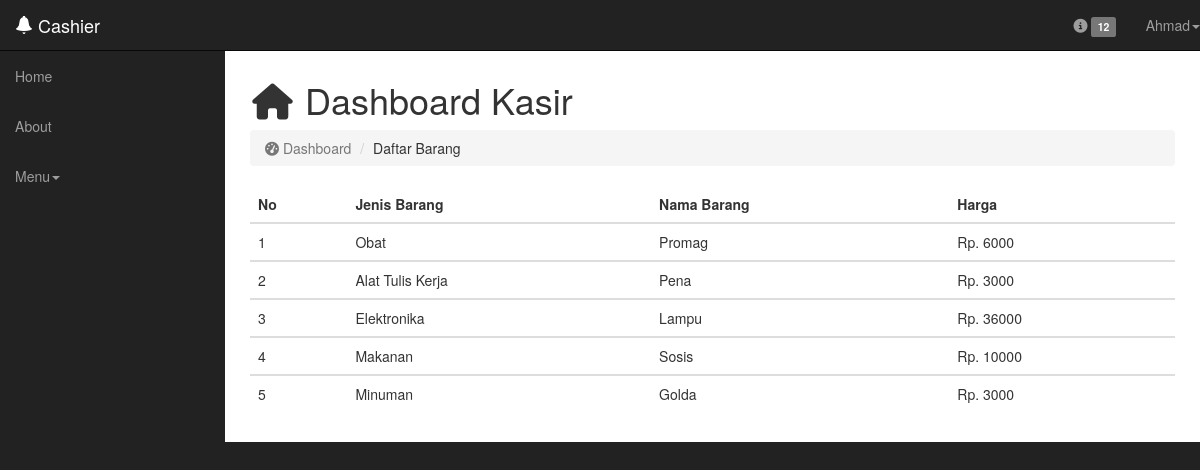
The page /daftar_barang.php (signed in) on the database its author committed.
### tables this page shows
CREATE TABLE `barang` (
  `idbarang` int(11) NOT NULL,
  `jenisbarang` varchar(32) NOT NULL,
  `namabarang` varchar(32) NOT NULL,
  `harga` varchar(32) NOT NULL
);

### daftar_barang.php (the view, shortened to what this page needs)
<!DOCTYPE html>
<html lang="en">
    <head>
        <link href="assets/css/bootstrap.min.css" rel="stylesheet">
         <link rel="stylesheet" href="assets/style.css">
        <link href="<?php echo $hostname;?>/assets/fonts/font-awesome/css/font-awesome.min.css" rel="stylesheet" type="text/css">
</head>
<body>
<div id="wrapper">
<nav class="navbar navbar-inverse navbar-fixed-top" role="navigation">
    <div class="navbar-header">
        <a class="navbar-brand" href="homepage.php"><span class="glyphicon glyphicon-bell"></span>  Cashier</a>
    </div>
    <ul class="nav navbar-nav navbar-right">
            <li class="message-preview"><a href="#"><i class="fa fa-info-circle"></i> <span class="label label-default">12</span></a></li>
            <li class="dropdown">
                <a aria-expanded="false" href="#" class="dropdown-toggle" data-toggle="dropdown"><?php
        		echo  $_SESSION['nama'];  ?><span class="caret"></span></a>
            </li>
        </ul>
    <div id="navbar" class="navbar-collapse collapse">
        <ul class="nav navbar-nav side-nav">
            <li><a href="homepage.php">Home</a></li>
            <li><a href="about.php">About</a></li>
            <li class="dropdown">
                <a aria-expanded="false" href="#" class="dropdown-toggle" data-toggle="dropdown">Menu<span class="caret"></span></a>
            </li>
        </ul>
    </div>
</nav>
        <div id="page-wrapper">
            <div class="container-fluid">
                <div class="row">
                    <div class="col-lg-12">
                        <h1>
                            <i class="fa fa-home fa-fw"></i> Dashboard Kasir
                        </h1>
                        <ol class="breadcrumb">
                            <li class="active">
                                <i class="fa fa-dashboard"></i> Dashboard
                            </li>
                            <li>Daftar Barang</li>
                        </ol>
                    </div>
                </div>
               <table class="table table-hover">
    <thead>
      <tr>
        <th>No</th>
        <th>Jenis Barang</th>
        <th>Nama Barang</th>
        <th>Harga</th>
      </tr>
    </thead>
    <?php
    include "koneksi.php";
    $sql="select * from barang order by idbarang desc";
    $hasil=mysqli_query($koneksi,$sql);
    $no=0;
    while ($data = mysqli_fetch_array($hasil)) {
    $no++;
    ?>
    <tbody>
           <tr>
        <td><?php echo $no;?></td>
        <td><?php echo $data["jenisbarang"]; ?></td>
        <td><?php echo $data["namabarang"];   ?></td>
        <td>Rp. <?php echo $data["harga"];   ?></td>
           </tr>
       </tbody>
    <?php
    }
    ?>
</table>
    </body>
</html>

### assets/style.css (style rules this page uses)
body { margin-top: 150px; background-color: #222; }
#wrapper { padding-left:0; }
#page-wrapper { width: 100%; padding: 0; background-color: #fff; }
@media (min-width:768px) { body { margin-top: 50px; } }
@media (min-width:768px) { #wrapper { padding-left: 225px; } }
@media (min-width:768px) { #page-wrapper { padding: 10px; } }
@media (min-width:768px) { .side-nav { position: fixed; top: 51px; left: 225px; bottom:0px; width: 225px; margin-left: -225px; border: none; border-radius: 0; overflow-y: auto; background-color: #222; } }
@media (min-width:768px) { .side-nav>li>a { width: 225px; } }

### rows shown on the page
barang: jenisbarang "Obat", namabarang "Promag", harga "6000"
barang: jenisbarang "Alat Tulis Kerja", namabarang "Pena", harga "3000"
barang: jenisbarang "Elektronika", namabarang "Lampu", harga "36000"
barang: jenisbarang "Makanan", namabarang "Sosis", harga "10000"
barang: jenisbarang "Minuman", namabarang "Golda", harga "3000"

### other values the page prints
$_SESSION['nama'] "Ahmad"
